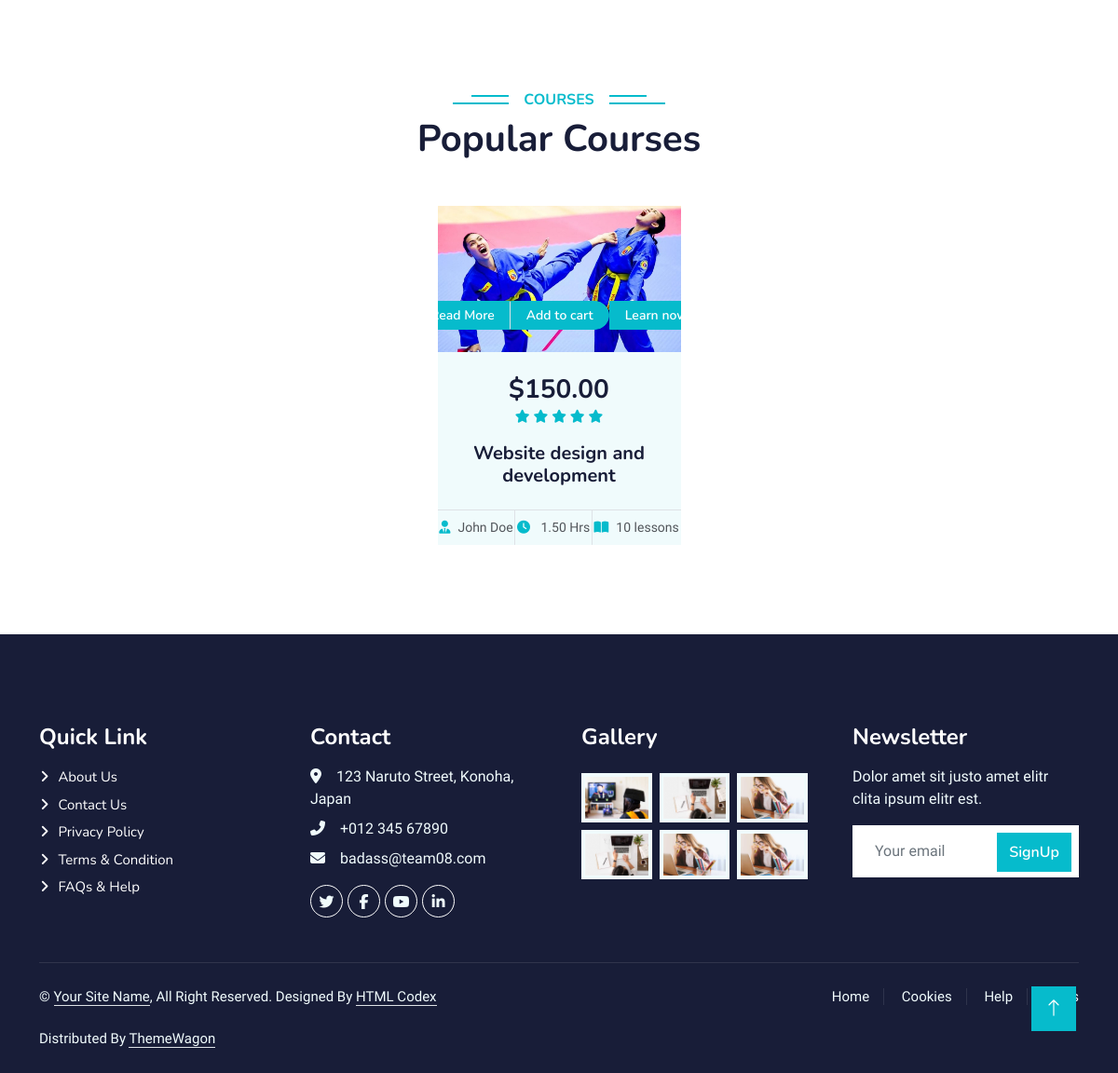
The app's page / (lower part), older data.
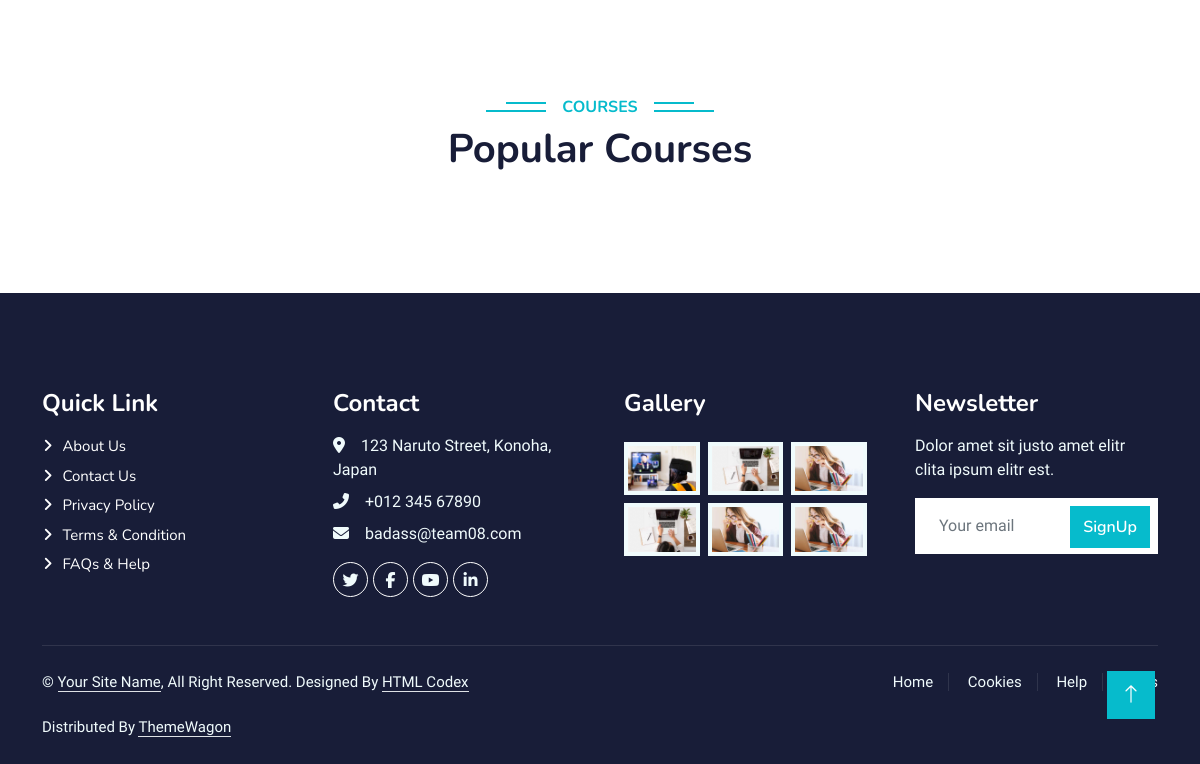
The same page, newer data.
### course/models.py (models this page shows, shortened)
class Course(models.Model):
    title = models.CharField(max_length=255)
    description = models.TextField()
    price = models.DecimalField(max_digits=6, decimal_places=2,
                                validators=[MinValueValidator(1)])
    instructor = models.ForeignKey(
        Instructor, on_delete=models.CASCADE, blank=True, null=True)
    language = models.CharField(max_length=50, default='English')
    category = models.ForeignKey(
        Category, on_delete=models.PROTECT, blank=True, null=True)
    COURSE_STATUS_AVAILABLE = 'A'
    COURSE_STATUS_UNAVAILABLE = 'UA'
    COURSE_STATUS_CHOICES = [
        (COURSE_STATUS_AVAILABLE, 'Available'),
        (COURSE_STATUS_UNAVAILABLE, 'Unavailable')
    ]
    lesson_number = models.PositiveBigIntegerField(null=True,
                                                   validators=[MinValueValidator(0)], blank=True)
    course_status = models.CharField(
        max_length=2, choices=COURSE_STATUS_CHOICES, default=COURSE_STATUS_AVAILABLE)
    rated = models.PositiveSmallIntegerField(null=True,
                                             validators=[MinValueValidator(0), MaxValueValidator(5)], blank=True)
    duration = models.DecimalField(max_digits=6, decimal_places=2,
                                   validators=[MinValueValidator(0)], blank=True, null=True)
    image = ResizedImageField(size=[500, 300], crop=['middle', 'center'],  upload_to="course/course_image/", null=True, blank=True, quality=100
                              )
    video = models.FileField(
        upload_to="course/course_video", null=True, blank=True)
    slug = models.SlugField(max_length=200, unique=True,
                            null=True, blank=True)
    def get_url(self):
        return reverse('course_detail', args=[self.slug])
    def get_video_url(self):
        return reverse('course_watching', args=[self.slug])

### WebProjectTeam08/views.py (the view)
# urls.py: 2. Add a URL to urlpatterns:  path('', views.home, name='home')
def home(request):
    courses = Course.objects.all().filter(course_status='A').order_by('pk')[:3]
    context = {
        'courses': courses
    }
    return render(request, 'home.html', context=context)

### course/context_processors.py (called while the page is built)
def menu_links(request):
    links = Category.objects.all()
    return dict(links=links)

### templates/home.html (shortened to what this page needs)
{% extends 'base.html' %} {% load static %} {% block content %}
<div class="container-xxl py-5 category">
</div>
<div class="container-xxl py-5">
  <div class="container">
    <div class="text-center wow fadeInUp" data-wow-delay="0.1s">
      <h6 class="section-title bg-white text-center text-primary px-3">
        Courses
      </h6>
      <h1 class="mb-5">Popular Courses</h1>
    </div>
    <div class="row row-cols-lg-4 row-cols-md-2 g-4 justify-content-center">
      {% for course in courses %}
      <div class="col-lg-3 col-md-6 wow fadeInUp" data-wow-delay="0.5s">
        <div class="d-flex flex-column course-item bg-light h-100">
          <div class="position-relative overflow-hidden">
            <img class="img-fluid" src="{{course.image.url}}" alt="" />
            <div
              class="w-100 d-flex justify-content-center position-absolute bottom-0 start-0 mb-4"
            >
              <a
                href="{{course.get_url}}"
                class="flex-shrink-0 btn btn-sm btn-primary px-3 border-end"
                style="border-radius: 30px 0 0 30px"
                >Read More</a
              >
              <a
                href="#"
                class="flex-shrink-0 btn btn-sm btn-primary px-3"
                style="border-radius: 0 30px 30px 0"
                >Add to cart</a
              >
              <a
                href="{{course.get_video_url}}"
                class="flex-shrink-0 btn btn-sm btn-primary px-3"
                style="border-radius: 0 30px 30px 0"
                >Learn now</a
              >
            </div>
          </div>
          <div class="text-center p-4 pb-0 flex-fill">
            <h3 class="mb-0">${{course.price}}</h3>
            <div class="mb-3">
              {% for i in course.rated|center:course.rated%}
              <small class="fa fa-star text-primary"></small>
              {% endfor %}
            </div>
            <h5 class="mb-4">{{ course.title }}</h5>
          </div>
          <div class="d-flex border-top">
            <small class="flex-fill text-center border-end py-2"
              ><i class="fa fa-user-tie text-primary me-2"></i>John Doe</small
            >
            <small class="flex-fill text-center border-end py-2"
              ><i class="fa fa-clock text-primary me-2"></i> {{course.duration}}
              Hrs</small
            >
            <small class="flex-fill text-center py-2"
              ><i class="fa fa-book-open text-primary me-2"></i
              >{{course.lesson_number}} lessons
            </small>
          </div>
        </div>
      </div>
      {% endfor %}
    </div>
  </div>
</div>
{% endblock content %}

Row changes from the older to the newer data that the page shows:
removed Course: image (picture), price "150.00", rated 5 (drawn), title "Website design and development", duration "1.50", lesson_number "10"
